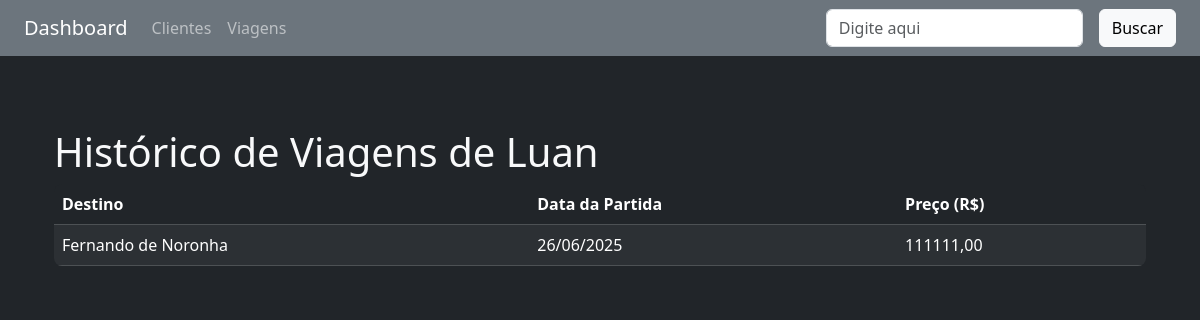
The page /clientes/viagens-por-cliente/2 on the database its author committed.
### clientes/models.py (models this page shows, shortened)
class Cliente(models.Model):
    nome = models.CharField(max_length=150)
    data_nascimento = models.DateField()
    cpf = models.CharField(max_length=14, unique=True)
    email = models.EmailField(unique=True)

### viagens/models.py (models this page shows, shortened)
class Viagem(models.Model):
    destino = models.CharField(max_length=100)
    data_partida = models.DateField()
    preco = models.DecimalField(max_digits=8, decimal_places=2)
    clientes = models.ManyToManyField(Cliente)

### clientes/views.py (the view)
# urls.py: path("viagens-por-cliente/<int:cliente_id>", cliente_viagens, name="cliente_viagens"),
def cliente_viagens(request, cliente_id):
    cliente = get_object_or_404(Cliente, pk=cliente_id)
    viagens = cliente.viagem_set.all()
    context = {'cliente': cliente,'viagens': viagens}
    return render(request, 'clientes/viagem_por_cliente.html', context)

### clientes/templates/clientes/viagem_por_cliente.html
{% extends 'base.html' %}
{% block content %}
<div class="container-sm mt-5">
    <h2 class="h1">Histórico de Viagens de {{ cliente.nome }}</h2>
</div>
<div class="container-sm mt-2">
    <div class="bg-dark rounded-3 overflow-hidden">
        <table cellpadding="5" cellspacing="1" class="table table-dark table-striped mb-0">
            <thead>
                <tr>
                    <th>Destino</th>
                    <th>Data da Partida</th>
                    <th>Preço (R$)</th>
                </tr>
            </thead>
            <tbody>
                {% for viagem in viagens %}
                <tr>
                    <td>{{ viagem.destino }}</td>
                    <td>{{ viagem.data_partida|date:"d/m/Y" }}</td>
                    <td>{{ viagem.preco|floatformat:2 }}</td>
                </tr>
                 {% empty %}
            <tr>
                <td colspan="4">Este cliente ainda não foi incluído em nenhuma viagem.</td>
            </tr>
            {% endfor %}
            </tbody>
        </table>
        </div>
        </div>
    <br>
{% endblock %}

### rows shown on the page
Cliente: nome "Luan"
Viagem: destino "Fernando de Noronha", data_partida "26/06/2025", preco "111111,00"
